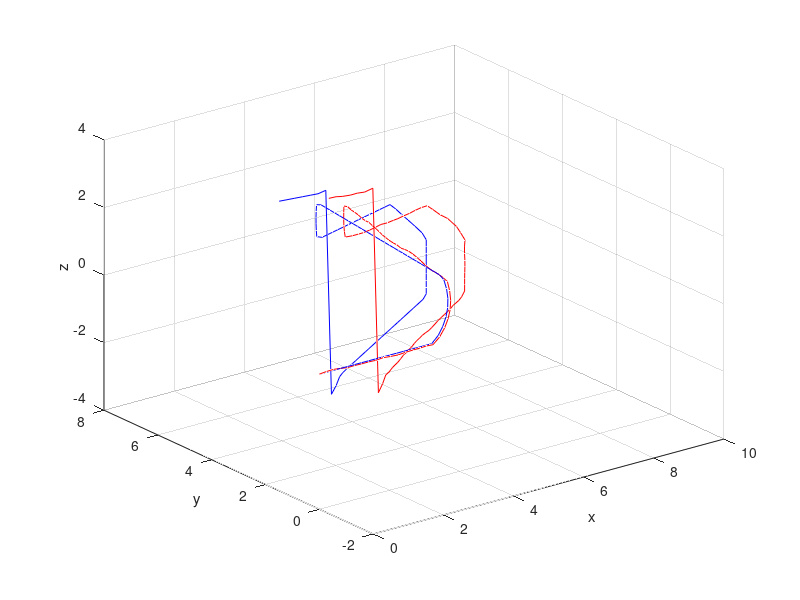

The MATLAB source for this figure:
trajectory = dlmread('data/trajectory.dat');
pose_id = trajectory(:,1);
odometry_pose = trajectory(:,2:4);
ground_truth_pose = trajectory(:,5:7);

disp('Odometry pose')   
disp(odometry_pose(1:10,:))

disp('Ground truth pose')
disp(ground_truth_pose(1:10,:))

# plot the trajectory
figure(1)
p1 = plot3(odometry_pose(:,1), odometry_pose(:,2), odometry_pose(:,3), 'r');
hold on
p2 = plot3(ground_truth_pose(:,1), ground_truth_pose(:,2), ground_truth_pose(:,3), 'b');
hold on
xlabel('x')
ylabel('y')
zlabel('z')
grid on
waitfor(p1)
waitfor(p2)
